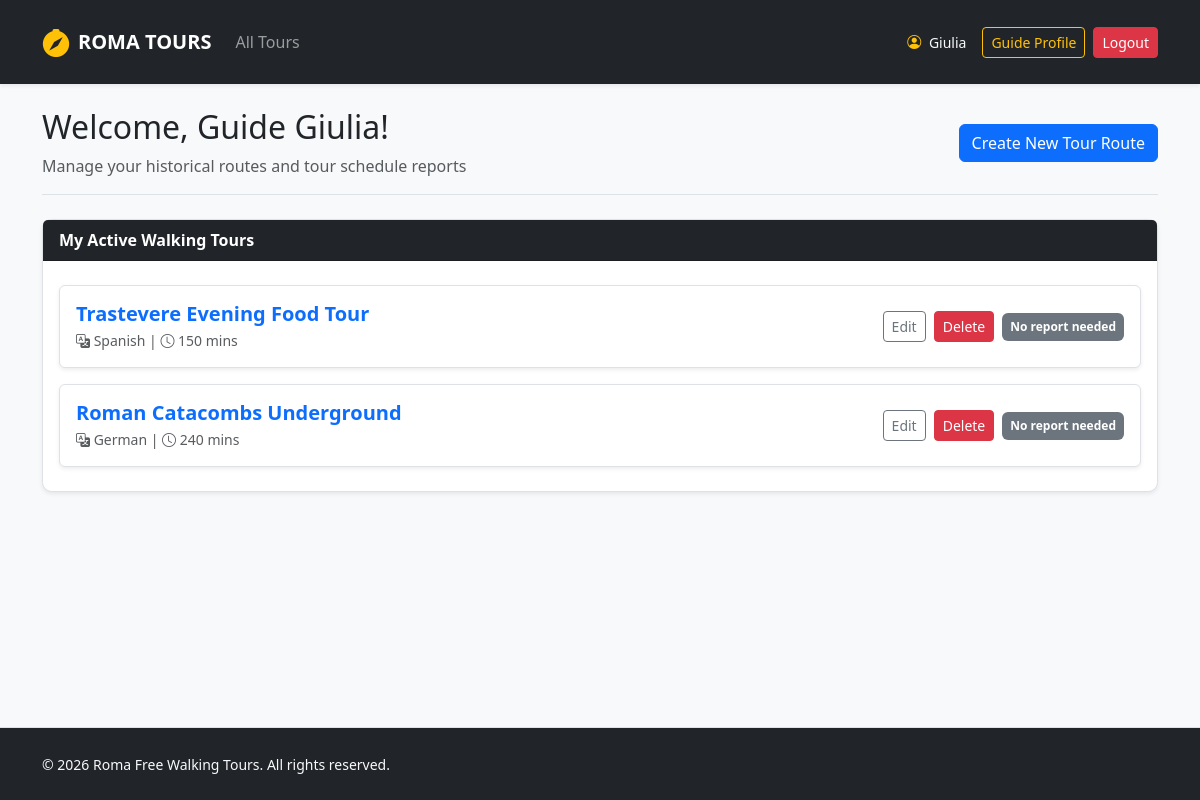
The app's page /guide/profile (signed in) with its own data.
### tables this page shows
CREATE TABLE users (
            id INTEGER PRIMARY KEY AUTOINCREMENT,
            name TEXT NOT NULL,
            surname TEXT NOT NULL,
            email TEXT UNIQUE NOT NULL,
            password TEXT NOT NULL,
            role TEXT CHECK(role IN ('guide', 'participant', 'administrator')) NOT NULL,
            languages TEXT
        );

CREATE TABLE tours (
            id INTEGER PRIMARY KEY AUTOINCREMENT,
            guide_id INTEGER NOT NULL,
            title TEXT NOT NULL,
            meeting_point TEXT NOT NULL,
            duration INTEGER NOT NULL,
            language TEXT NOT NULL,
            max_participants INTEGER NOT NULL,
            description TEXT NOT NULL,
            stops TEXT NOT NULL,
            photos TEXT NOT NULL,
            FOREIGN KEY (guide_id) REFERENCES users(id) ON DELETE CASCADE
        );

### routes/auth_routes.py (the view)
@auth_bp.route("/guide/profile")
@login_required
@guide_required
def profile_guide():
    from dao.tours_dao import get_tours_by_guide_id
    my_tours = get_tours_by_guide_id(current_user.id)
    reportable_tours = tours_dao.get_past_tours_with_reservations(current_user.id)
    return render_template("profile_guide.html", tours=my_tours, reportable_tours=reportable_tours)

### app.py (called while the page is built)
@login_manager.user_loader
def load_user(user_id):
    db_user = get_user_by_id(user_id)
    if db_user:
        return User(
            id=db_user["id"], name=db_user["name"], surname=db_user["surname"],
            email=db_user["email"], role=db_user["role"], languages=db_user["languages"]
        )
    return None

### dao/tours_dao.py (called while the page is built)
def get_tours_by_guide_id(p_guide_id):
    query = """
        SELECT t.*, CASE WHEN tr.id IS NOT NULL THEN 1 ELSE 0 END as is_reported
        FROM tours t
        LEFT JOIN tour_reports tr ON t.id = tr.tour_id
        WHERE t.guide_id = ?
    """
    conn = sqlite3.connect(DB_FILE_PATH)
    conn.row_factory = sqlite3.Row
    cursor = conn.cursor()
    cursor.execute(query, (p_guide_id,))
    tours = cursor.fetchall()
    cursor.close()
    conn.close()
    return tours

def get_past_tours_with_reservations(p_guide_id):
    today = datetime.now().strftime("%Y-%m-%d")
    query = """
        SELECT DISTINCT t.*
        FROM tours t
        JOIN reservations r ON t.id = r.tour_id
        WHERE t.guide_id = ?
        AND r.tour_date < ?
    """
    conn = sqlite3.connect(DB_FILE_PATH)
    conn.row_factory = sqlite3.Row
    cursor = conn.cursor()
    cursor.execute(query, (p_guide_id, today))
    tours = [dict(row) for row in cursor.fetchall()]
    conn.close()
    return tours

### dao/users_dao.py (called while the page is built)
def get_user_by_id(p_id):
    query = "SELECT * FROM users WHERE id = ?"
    conn = sqlite3.connect("roma_tours.db")
    conn.row_factory = sqlite3.Row
    cursor = conn.cursor()
    cursor.execute(query, (p_id,))
    db_user = cursor.fetchone()
    cursor.close()
    conn.close()
    return db_user

### routes/auth_routes.py (called while the page is built)
def guide_required(f):
    @wraps(f)
    def decorated_function(*args, **kwargs):
        if not current_user.is_authenticated or current_user.role != 'guide':
            flash("Only guides can access this page.", "danger")
            return redirect(url_for("home"))
        return f(*args, **kwargs)
    return decorated_function

### templates/profile_guide.html (shortened to what this page needs)
{% extends 'base.html' %}
{% block content %}
<div class="col-12">
  <div class="d-flex flex-wrap justify-content-between align-items-center mb-4 border-bottom pb-3">
    <div>
      <h2>Welcome, Guide {{ current_user.name }}!</h2>
      <p class="text-muted mb-0">Manage your historical routes and tour schedule reports</p>
    </div>
    <a href="{{ url_for('guide.new_tour') }}" class="btn btn-primary">Create New Tour Route</a>
  </div>
  <div class="card shadow-sm border mb-4">
    <div class="card-header bg-dark text-white fw-bold">My Active Walking Tours</div>
    <div class="card-body py-4">
      {% if tours %}
        <div class="list-group gap-3">
          {% for tour in tours %}
            <div class="list-group-item d-flex justify-content-between align-items-center rounded border shadow-sm p-3">
              <div>
                <h5 class="mb-1 fw-bold text-primary">{{ tour.title }}</h5>
                <p class="mb-0 text-muted small">
                  <i class="bi bi-translate"></i> {{ tour.language }} |
                  <i class="bi bi-clock"></i> {{ tour.duration }} mins
                </p>
              </div>
              <div class="d-flex gap-2 align-items-center">
                <a href="{{ url_for('guide.edit_tour', tour_id=tour.id) }}" class="btn btn-sm btn-outline-secondary">Edit</a>
                <form action="{{ url_for('guide.delete_tour', tour_id=tour.id) }}" method="POST" class="d-inline">
                  <button type="submit" class="btn btn-sm btn-danger" onclick="return confirm('Are you sure you want to delete this tour?')">
                    Delete
                  </button>
                </form>
                {% if reportable_tours and tour.id in reportable_tours|map(attribute='id') %}
                  {% if tour.is_reported %}
                    <span class="badge bg-success p-2 w-100"><i class="bi bi-check-circle-fill"></i> Reported</span>
                  {% else %}
                    <form action="{{ url_for('guide.submit_report', tour_id=tour.id) }}" method="POST" enctype="multipart/form-data" class="border p-3 rounded bg-light" style="min-width: 240px;">
                      <span class="d-block mb-2 small fw-bold text-success"><i class="bi bi-file-earmark-check"></i> Post-Tour Report</span>
                      <input type="number" name="actual_participants" placeholder="Actual Participants" required class="form-control form-control-sm mb-2" min="0">
                      <input type="file" name="report_photo" class="form-control form-control-sm mb-2" accept="image/*" required>
                      <button type="submit" class="btn btn-sm btn-success w-100">Send Report</button>
                    </form>
                  {% endif %}
                {% else %}
                  {% if tour.is_reported %}
                    <span class="badge bg-success p-2 w-100"><i class="bi bi-check-circle-fill"></i> Reported</span>
                  {% else %}
                    <span class="badge bg-secondary p-2">No report needed</span>
                  {% endif %}
                {% endif %}
              </div>
            </div>
          {% endfor %}
        </div>
      {% else %}
        <div class="text-center py-4 text-muted">
          <i class="bi bi-map fs-2 mb-2 d-block text-secondary"></i>
          <p class="mb-0 small">No custom tour routes created yet. Click the button above to start your first tour!</p>
        </div>
      {% endif %}
    </div>
  </div>
</div>
{% endblock %}

### templates/base.html (shortened to what this page needs)
<!DOCTYPE html>
<html lang="en">
<head>
  <link href="https://cdn.jsdelivr.net/npm/bootstrap@5.3.2/dist/css/bootstrap.min.css" rel="stylesheet">
  <link rel="stylesheet" href="https://cdn.jsdelivr.net/npm/bootstrap-icons@1.11.3/font/bootstrap-icons.min.css">
  <link rel="stylesheet" href="{{ url_for('static', filename='css/styles.css') }}">
</head>
<body class="d-flex flex-column min-vh-100">
  <header>
    <nav class="navbar navbar-expand-lg navbar-dark bg-dark shadow-sm py-3 mb-4">
      <div class="container">
        <a class="navbar-brand d-flex align-items-center fw-bold text-uppercase tracking-wider" href="{{ url_for('roma_tours') }}">
          <i class="bi bi-compass-fill me-2 text-warning fs-3"></i> Roma Tours
        </a>
        <div class="collapse navbar-collapse" id="mainNav">
          <ul class="navbar-nav me-auto mb-2 mb-lg-0">
            <li class="nav-item">
              <a class="nav-link {% if request.endpoint == 'home' %}active{% endif %}" href="{{ url_for('home') }}">All Tours</a>
            </li>
          </ul>
          <div class="d-flex align-items-center gap-2">
            {% if current_user.is_authenticated %}
              <span class="text-light me-2 small">
                <i class="bi bi-person-circle me-1 text-warning"></i> {{ current_user.name }}
              </span>
              {% if current_user.role == 'administrator' %}
                <a href="{{ url_for('auth.profile_admin') }}" class="btn btn-outline-warning btn-sm">Admin Dashboard</a>
              {% elif current_user.role == 'guide' %}
                <a href="{{ url_for('auth.profile_guide') }}" class="btn btn-outline-warning btn-sm">Guide Profile</a>
              {% else %}
                <a href="{{ url_for('auth.profile_participant') }}" class="btn btn-outline-warning btn-sm">My Bookings</a>
              {% endif %}
              <a href="{{ url_for('auth.logout') }}" class="btn btn-danger btn-sm">Logout</a>
            {% endif %}
          </div>
        </div>
      </div>
    </nav>
  </header>
  <main class="container flex-grow-1">
    <div class="row g-4">
      {% block content %}{% endblock %}
    </div>
  </main>
  <footer class="mt-auto border-top bg-dark text-light">
    <div class="container py-4">
      <div class="row align-items-center">
        <div class="col-12 col-md-6 text-center text-md-start">
          <span class="small">© 2026 Roma Free Walking Tours. All rights reserved.</span>
        </div>
      </div>
    </div>
  </footer>
</body>
</html>

### static/css/styles.css (style rules this page uses)
body { background-color: #f8f9fa; font-family: 'Segoe UI', Tahoma, Geneva, Verdana, sans-serif; font-size: 1rem; }
.card { border: none; border-radius: 0.6rem; transition: transform 0.2s ease, box-shadow 0.2s ease; }

### records on screen
users: name "Giulia"
tours: title "Trastevere Evening Food Tour", language "Spanish", duration "150"
tours: title "Roman Catacombs Underground", language "German", duration "240"
